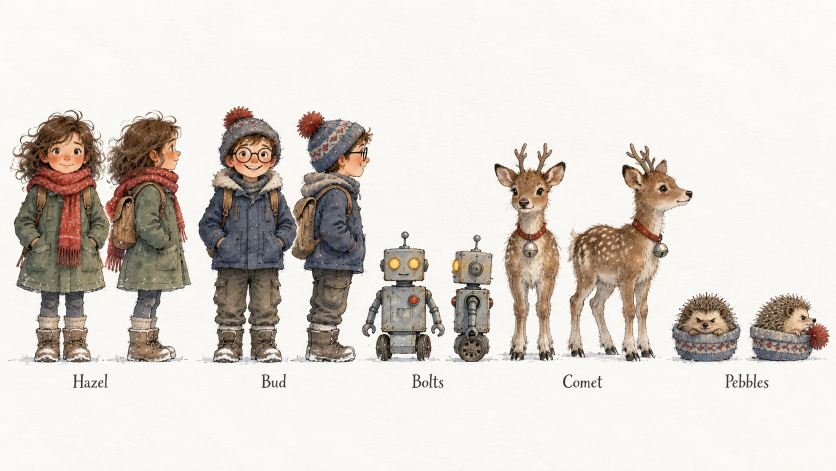
#> input picture lighthouse-light-film/ref/character-sheet.png, 1672 x 941 px (shown at 1/2 size)
$ python extract_sprites.py
#> lines starting #> are read from the running program, lines starting #| are printed output that depends on the picture
#!/usr/bin/env python3
"""把角色设定图（ref/character-sheet.png）里的 10 个造型抠成带透明通道的 PNG（public/sprites/）。

设定图是“白纸上的透明水彩”：纸色 ≈ 米白，角色边缘是水彩晕开的。做法：
  1. 估计纸色（空白区域的中位数），算每个像素和纸色在 Lab 空间里的距离 ΔE；
  2. ΔE 超过阈值的是“颜料”→ 二值蒙版；闭运算 + 填洞（脸上的高光、外套上的雪点、眼白都是“洞”，必须补成不透明）；
  3. 边缘按 ΔE 做柔和的 alpha（保留水彩的软边），再把颜色和纸色“解混”（去掉白边）；
  4. 去掉脚底的地面短线和别的角色的碎片，只留主体。
输出：<name>.png（RGBA，裁到主体外框 + 4px），同时写 sprites.json：每个精灵的脚底锚点（anchor）和尺寸。
"""
import json, pathlib, sys
import numpy as np, cv2
from scipy import ndimage as ndi
from skimage import color as skc

ROOT = pathlib.Path(__file__).resolve().parent.parent
SHEET = ROOT / 'ref/character-sheet.png'
OUT = ROOT / 'public/sprites'
OUT.mkdir(parents=True, exist_ok=True)

# 每个造型在设定图里的外框 (x0, y0, x1, y1)，脚底线 y≈722
BOXES = {
    'hazel_front': (20, 205, 209, 735),
    'hazel_side': (209, 215, 392, 735),
    'bud_front': (390, 205, 587, 735),
    'bud_side': (587, 210, 750, 735),
    'bolts_front': (716, 455, 893, 735),
    'bolts_side': (897, 462, 995, 735),
    'comet_front': (984, 275, 1133, 735),
    'comet_side': (1133, 275, 1395, 735),
    'pebbles_front': (1338, 575, 1485, 735),
    'pebbles_side': (1492, 575, 1668, 735),
}
# 外框里混进来的邻居碎片（设定图坐标），抠之前先涂成纸色
EXCLUDE = {
    'bud_side': [(715, 560, 750, 735)],
    'bolts_front': [(716, 455, 736, 570)],
}
GROUND_Y = 724   # 地面线：脚底以下的全部丢掉


def extract(img, box, name):
    x0, y0, x1, y1 = box
    crop = img[y0:y1, x0:x1].astype(np.float32) / 255.0
    h, w = crop.shape[:2]
    for (ex0, ey0, ex1, ey1) in EXCLUDE.get(name, []):
        # 先用四周的纸色填平邻居的碎片
        crop[max(ey0 - y0, 0):ey1 - y0, max(ex0 - x0, 0):ex1 - x0] = np.median(np.concatenate([crop[:6].reshape(-1, 3), crop[:, :6].reshape(-1, 3)]), axis=0)
    # 纸色：外框四周 6px 的中位数（不含角色）
    border = np.concatenate([crop[:6].reshape(-1, 3), crop[:, :6].reshape(-1, 3), crop[:, -6:].reshape(-1, 3)])
    paper = np.median(border, axis=0)
    lab = skc.rgb2lab(crop)
    lab_p = skc.rgb2lab(paper.reshape(1, 1, 3))[0, 0]
    dE = np.sqrt(((lab - lab_p) ** 2).sum(-1))
    dEs = cv2.GaussianBlur(dE, (0, 0), 0.8)
    mask = dEs > 9.0
    # 地面线以下全部丢掉（地面短线、脚下的雪痕）
    gy = GROUND_Y - y0
    mask[gy:] = False
    mask = cv2.morphologyEx(mask.astype(np.uint8), cv2.MORPH_CLOSE, np.ones((3, 3), np.uint8)).astype(bool)
    # 填洞：脸上的高光、眼白、外套上的雪点是“洞”，要补成不透明；但腿之间、手臂和身体之间的空隙是真空，不能补。
    # 规则：小洞（<400px）一律填；大洞里平均 ΔE 明显高于纸（>3.0）说明里面有颜色（比如毛领的白毛），也填；纯纸色的大洞留空。
    holes = ndi.binary_fill_holes(mask) & ~mask
    hl, hn = ndi.label(holes)
    for i in range(1, hn + 1):
        reg = hl == i
        if reg.sum() < 400 or dEs[reg].mean() > 3.0:
            mask |= reg
    # 去碎片：只保留面积 ≥ 最大块 3% 的连通块（脚边的小雪点、别的角色的边角会被去掉）
    lab_cc, n = ndi.label(mask)
    if n:
        sizes = ndi.sum(mask, lab_cc, range(1, n + 1))
        main = int(np.argmax(sizes)) + 1
        # 只留最大的主体，以及离主体 14px 以内的小碎块（散开的卷发、天线、鹿角尖……）；别的角色的边角会被去掉
        dist = ndi.distance_transform_edt(lab_cc != main)
        keep = [main] + [i + 1 for i in range(n) if i + 1 != main and sizes[i] >= 6 and dist[lab_cc == i + 1].min() <= 4]
        mask = np.isin(lab_cc, keep)
    # 软边：核心（腐蚀 2px）完全不透明，边缘按 ΔE 渐变
    core = cv2.erode(mask.astype(np.uint8), np.ones((3, 3), np.uint8), iterations=1).astype(bool)
    near = cv2.dilate(mask.astype(np.uint8), np.ones((5, 5), np.uint8), iterations=1).astype(bool)
    soft = np.clip((dEs - 6.0) / 12.0, 0, 1)
    alpha = np.where(core, 1.0, soft * near)
    alpha = np.clip((alpha - 0.12) / 0.88, 0, 1)
    alpha = cv2.GaussianBlur(alpha.astype(np.float32), (0, 0), 0.6)
    alpha[gy:] = 0
    # 解混：pixel = a*C + (1-a)*paper → C = (pixel - (1-a)*paper)/a
    a3 = alpha[..., None]
    C = np.where(a3 > 0.04, (crop - (1 - a3) * paper) / np.maximum(a3, 0.04), crop)
    C = np.clip(C, 0, 1)
    # 半透明边缘处颜色向最近的实心像素取色，避免白边
    inner = alpha > 0.9
    idx = ndi.distance_transform_edt(~inner, return_distances=False, return_indices=True)
    Cn = C[idx[0], idx[1]]
    edge = (alpha < 0.9) & (alpha > 0.0)
    C = np.where(edge[..., None], 0.25 * C + 0.75 * Cn, C)
    # 裁到外框
    ys, xs = np.where(alpha > 0.02)
    ya, yb, xa, xb = max(ys.min() - 4, 0), min(ys.max() + 5, h), max(xs.min() - 4, 0), min(xs.max() + 5, w)
    rgba = np.dstack([C, alpha])[ya:yb, xa:xb]
    out = (rgba * 255 + 0.5).astype(np.uint8)
    cv2.imwrite(str(OUT / f'{name}.png'), cv2.cvtColor(out, cv2.COLOR_RGBA2BGRA))
    # 锚点：脚底中心（以裁后图像为坐标）。脚底 = 最下面的不透明行
    bottom = np.where(alpha[ya:yb].max(axis=1) > 0.3)[0].max()
    cols = np.where(alpha[ya:yb][max(bottom - 8, 0):bottom + 1].max(axis=0)[xa:xb] > 0.3)[0] if False else np.where(alpha[ya:yb, xa:xb][max(bottom - 8, 0):bottom + 1].max(axis=0) > 0.3)[0]
    ax = float((cols.min() + cols.max()) / 2) if len(cols) else (xb - xa) / 2
    return {'w': int(xb - xa), 'h': int(yb - ya), 'ax': round(ax, 1), 'ay': int(bottom), 'src': [x0 + int(xa), y0 + int(ya)]}


def main():
    img = cv2.cvtColor(cv2.imread(str(SHEET)), cv2.COLOR_BGR2RGB)
    meta = {}
    for name, box in BOXES.items():
        meta[name] = extract(img, box, name)
        print(name, meta[name])
#> this loop made 10 passes
#| hazel_front {'w': 189, 'h': 514, 'ax': 97.5, 'ay': 509, 'src': [20, 214]}
#| hazel_side {'w': 180, 'h': 513, 'ax': 85.0, 'ay': 508, 'src': [209, 215]}
#| bud_front {'w': 196, 'h': 522, 'ax': 93.0, 'ay': 517, 'src': [391, 206]}
#| bud_side {'w': 163, 'h': 512, 'ax': 61.5, 'ay': 507, 'src': [587, 216]}
#| bolts_front {'w': 175, 'h': 271, 'ax': 87.0, 'ay': 266, 'src': [718, 457]}
#| bolts_side {'w': 98, 'h': 264, 'ax': 48.5, 'ay': 259, 'src': [897, 464]}
#| comet_front {'w': 149, 'h': 448, 'ax': 71.0, 'ay': 442, 'src': [984, 280]}
#| comet_side {'w': 258, 'h': 447, 'ax': 100.0, 'ay': 442, 'src': [1133, 281]}
#> (further printed lines are left out)
#> pass 1, in extract, `crop = img[y0:y1, x0:x1].astype(np.float32) / 255.0`:
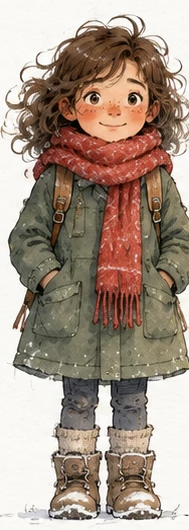
#> crop: shape (530, 189, 3) float32; mean R, G, B 0.653, 0.584, 0.53
#> pass 1, in extract, `dE = np.sqrt(((lab - lab_p) ** 2).sum(-1))`:
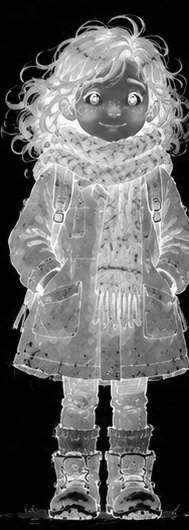
#> dE: shape (530, 189) float32; min 0, max 97.65, mean 38.9; drawn with min black and max white
#> pass 1, in extract, `dEs = cv2.GaussianBlur(dE, (0, 0), 0.8)`:
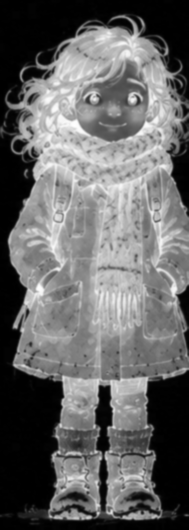
#> dEs: shape (530, 189) float32; min 0, max 96.99, mean 38.9; drawn with min black and max white
#> after the loop, meta = 10 items
    (OUT / 'sprites.json').write_text(json.dumps(meta, indent=1))


if __name__ == '__main__':
    main()
